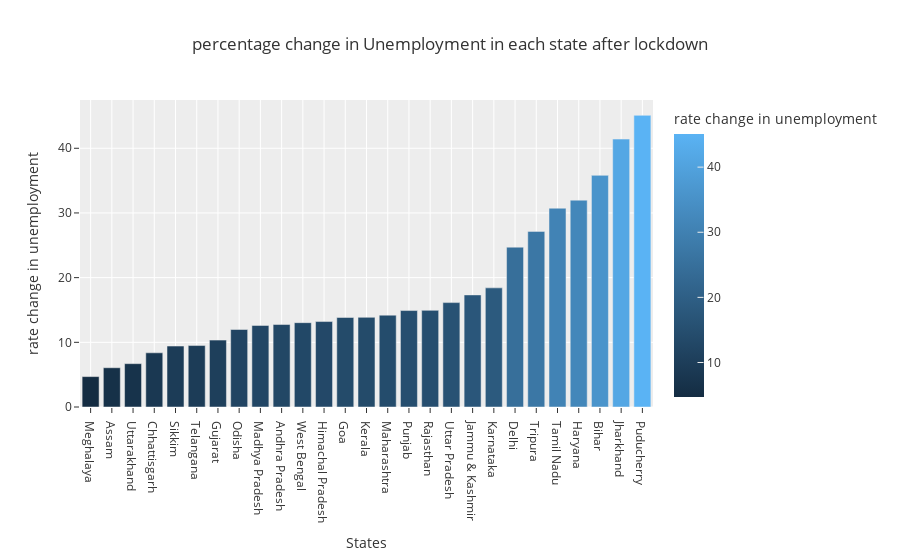

The cell this chart's notebook holds for it:
### Code cell
# percentage change in unemployment after lockdown

fig = px.bar(plot_per, x='States',y='rate change in unemployment',color='rate change in unemployment',
            title='percentage change in Unemployment in each state after lockdown',template='ggplot2')
fig.show()

### Figure 1 — Plotly figure (JSON) as saved in the notebook; plotly's stock layout.template omitted (floating-point values rounded to 4 significant figures)
{"data": [{"alignmentgroup": "True", "hovertemplate": "States=%{x}<br>rate change in unemployment=%{marker.color}<extra></extra>", "legendgroup": "", "marker": {"color": [4.7, 6.07, 6.7, 8.38, 9.42, 9.5, 10.34, 11.98, 12.61, 12.75, 13.04, 13.21, 13.84, 13.86, 14.2, 14.91, 14.94, 16.14, 17.33, 18.42, 24.71, 27.15, 30.73, 31.98, 35.81, 41.42, 45.09], "coloraxis": "coloraxis", "pattern": {"shape": ""}}, "name": "", "offsetgroup": "", "orientation": "v", "showlegend": false, "textposition": "auto", "type": "bar", "x": ["Meghalaya", "Assam", "Uttarakhand", "Chhattisgarh", "Sikkim", "Telangana", "Gujarat", "Odisha", "Madhya Pradesh", "Andhra Pradesh", "West Bengal", "Himachal Pradesh", "Goa", "Kerala", "Maharashtra", "Punjab", "Rajasthan", "Uttar Pradesh", "Jammu & Kashmir", "Karnataka", "Delhi", "Tripura", "Tamil Nadu", "Haryana", "Bihar", "Jharkhand", "Puducherry"], "xaxis": "x", "y": [4.7, 6.07, 6.7, 8.38, 9.42, 9.5, 10.34, 11.98, 12.61, 12.75, 13.04, 13.21, 13.84, 13.86, 14.2, 14.91, 14.94, 16.14, 17.33, 18.42, 24.71, 27.15, 30.73, 31.98, 35.81, 41.42, 45.09], "yaxis": "y"}], "layout": {"barmode": "relative", "coloraxis": {"colorbar": {"title": {"text": "rate change in unemployment"}}, "colorscale": [[0, "rgb(20,44,66)"], [1, "rgb(90,179,244)"]]}, "legend": {"tracegroupgap": 0}, "title": {"text": "percentage change in Unemployment in each state after lockdown"}, "xaxis": {"anchor": "y", "domain": [0, 1], "title": {"text": "States"}}, "yaxis": {"anchor": "x", "domain": [0, 1], "title": {"text": "rate change in unemployment"}}}}
